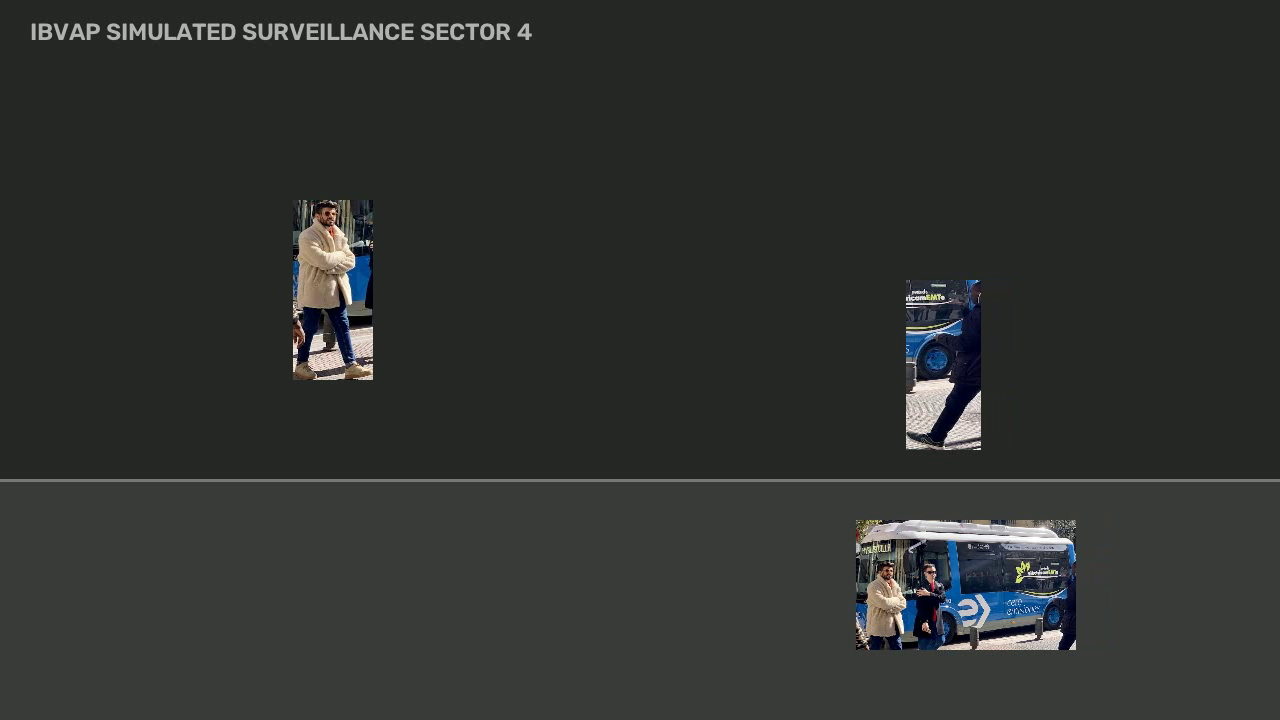
#> input picture frame 29 of backend/test_videos/tracking_test.mp4, 1280 x 720 px
$ python test_incident_replay.py
#> lines starting #> are read from the running program, lines starting #| are printed output that depends on the picture; after the words box and inside, x2 and y2 are one past the last pixel; in counts of white or black regions, pixels touching at a corner belong together
"""
Test incident replay extraction around a security event
"""
import json
from pathlib import Path
import cv2
import numpy as np


def extract_incident_replay(
    video_path: Path,
    target_frame: int,
    output_path: Path,
    window_seconds: float = 3.0,
) -> dict:
#> called with target_frame = 119, window_seconds = 3
    cap = cv2.VideoCapture(str(video_path))
    if not cap.isOpened():
        return {"success": False, "error": f"Cannot open {video_path}"}

    width = int(cap.get(cv2.CAP_PROP_FRAME_WIDTH))
    height = int(cap.get(cv2.CAP_PROP_FRAME_HEIGHT))
    fps = cap.get(cv2.CAP_PROP_FPS) or 30.0
    total_frames = int(cap.get(cv2.CAP_PROP_FRAME_COUNT))

    half_window = int(round(window_seconds * fps))
    start_frame = max(0, target_frame - half_window)
    end_frame = min(total_frames - 1, target_frame + half_window)

    output_path.parent.mkdir(parents=True, exist_ok=True)
    fourcc = cv2.VideoWriter_fourcc(*"mp4v")
    out = cv2.VideoWriter(str(output_path), fourcc, fps, (width, height))

    cap.set(cv2.CAP_PROP_POS_FRAMES, start_frame)
    current_idx = start_frame
    frames_written = 0

    while cap.isOpened() and current_idx <= end_frame:
        ret, frame = cap.read()
#> frame is the input picture: shape (720, 1280, 3); mean B, G, R 47, 49.3, 47.3
        if not ret:
            break

        # Add slight forensic watermark on clip
        t_delta = (current_idx - target_frame) / fps
        sign = "+" if t_delta >= 0 else ""
        overlay_text = f"FORENSIC REPLAY | Frame #{current_idx:04d} (T{sign}{t_delta:.2f}s)"
        cv2.putText(frame, overlay_text, (16, height - 16), cv2.FONT_HERSHEY_SIMPLEX, 0.48, (0, 255, 255), 1, cv2.LINE_AA)
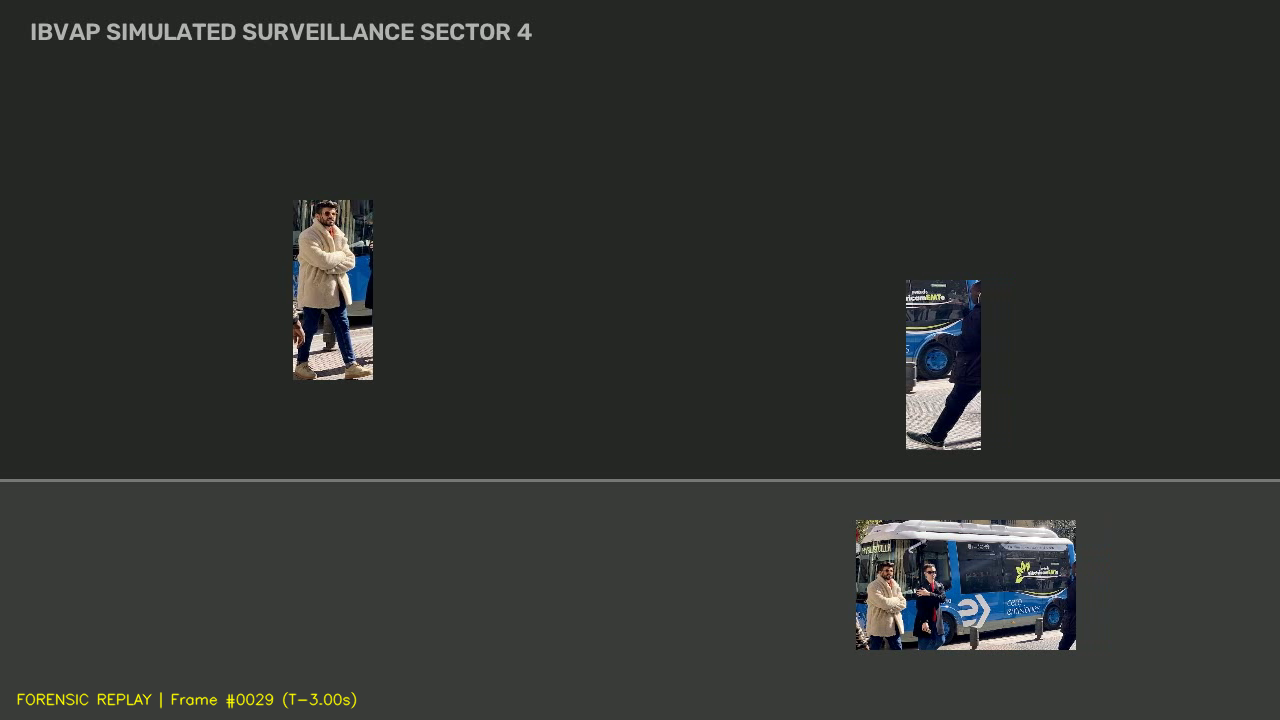
#> frame: shape (720, 1280, 3); 0.25% of pixels changed, all inside (x1, y1, x2, y2) = (17, 692, 357, 709)

        out.write(frame)
        frames_written += 1
        current_idx += 1

    cap.release()
    out.release()

    return {
        "success": True,
        "video_file": output_path.name,
        "target_frame": target_frame,
        "start_frame": start_frame,
        "end_frame": end_frame,
        "total_clip_frames": frames_written,
        "fps": fps,
        "duration_seconds": round(frames_written / fps, 2),
    }


if __name__ == "__main__":
    base_dir = Path(__file__).resolve().parent.parent
    src_video = base_dir / "test_videos" / "annotated_tracking_test.mp4"
    if not src_video.exists():
        src_video = base_dir / "test_videos" / "tracking_test.mp4"
    dst_video = base_dir / "test_videos" / "replays" / "sample_replay.mp4"

    res = extract_incident_replay(src_video, target_frame=119, output_path=dst_video, window_seconds=3.0)
    print("Replay Extraction Result:", json.dumps(res, indent=2))
